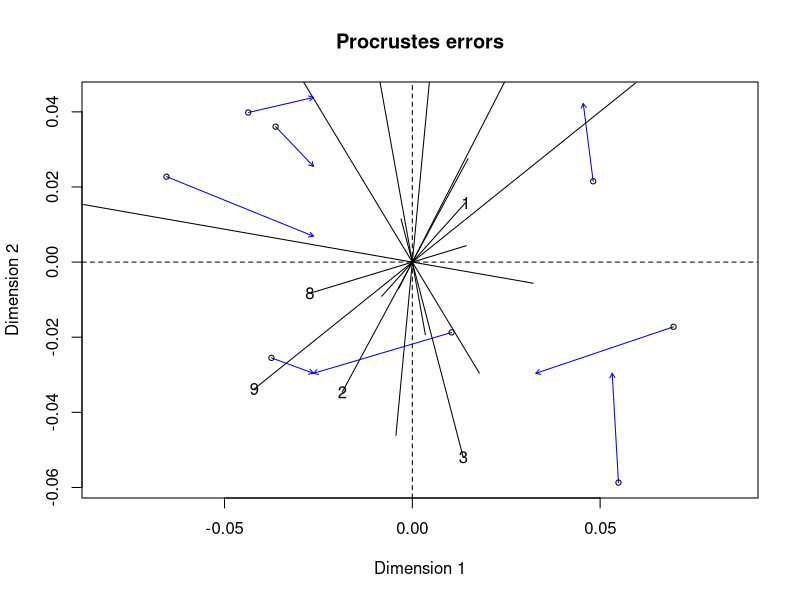
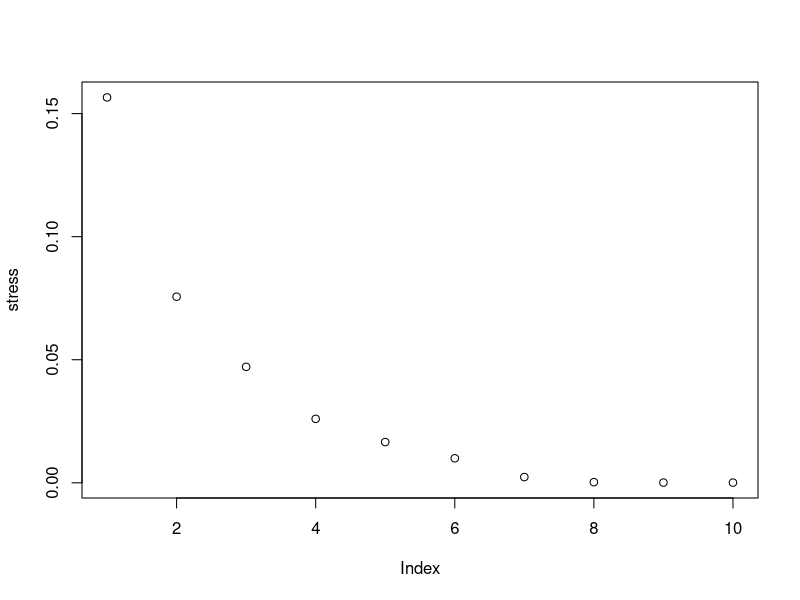
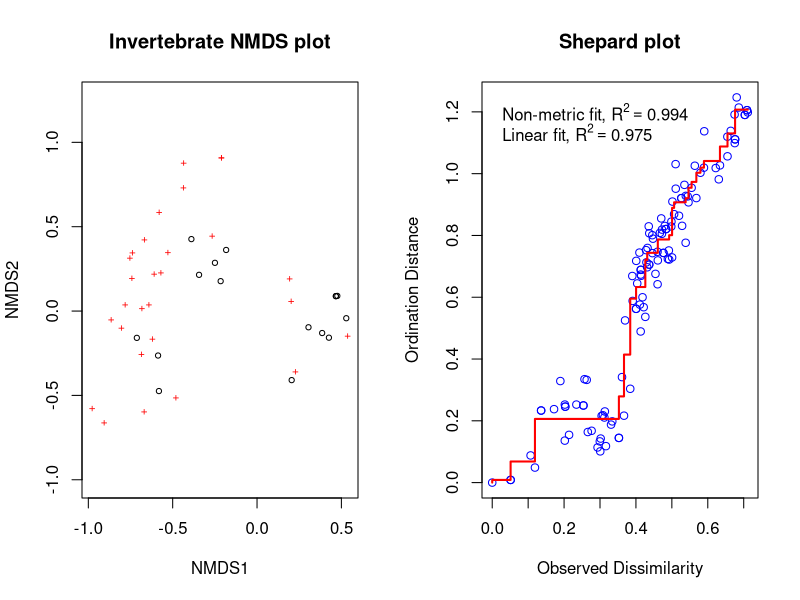

Generate these figures, in order, with R: (Note: this script raises an error after producing the figures.)
library(tidyverse)
library(lubridate)
library(vegan)
library(viridis)



# Emerging inverts 5-June-18 to 23-July-18
emerg.raw <- read.csv("Data/Emerging/Procrustes/emerging_invert_junjuly.csv")

colnames(emerg.raw)

# Sum over the visits 

df2 <- emerg.raw %>% 
  mutate(Date = dmy(Date)) %>% 
  group_by(ID, Treatment) %>%
  summarise_at(vars(Araneae:Hesperiidae), sum, na.rm = TRUE)


# output to remove OW and select taxa
write.csv(df2, "Data/Emerging/Procrustes/emerging_sum_junjuly.csv")


# Rarefied data -----------------------------------------------------------

emerging <- read.csv("Data/Emerging/Procrustes/ermerging_procrustes.csv")

aquatic <- read.csv("Data/Emerging/Procrustes/aquatic_procrustes.csv")

# Aquatic invertebrate data prep ------------------------------------------

# Split into three matrices

colnames(aquatic)

# filter the habitat type
aquatic.inv <- aquatic %>% filter(Habitat == "Invaded")
aquatic.unin <- aquatic %>% filter(Habitat == "Uninvaded")
aquatic.trt <- aquatic %>% filter(Habitat == "Treated")

# Remove empty columns
aquatic.inv <- aquatic.inv[, colSums(aquatic.inv != 0) > 0]
aquatic.unin <- aquatic.unin[, colSums(aquatic.unin  != 0) > 0]
aquatic.trt <- aquatic.trt[, colSums(aquatic.trt != 0) > 0]

# Just taxa
aquatic.inv.taxa <- aquatic.inv %>% select(Chironomidae:Leptoceridae)
aquatic.unin.taxa <- aquatic.unin %>% select(Lampyridae:Leptoceridae)
aquatic.trt.taxa <- aquatic.trt %>% select(Chironomidae:Leptoceridae)


#make proportions
colnames(aquatic.inv)

aquatic.inv.prop <- aquatic.inv.taxa/rowSums(aquatic.inv.taxa)
aquatic.unin.prop <- aquatic.unin.taxa/rowSums(aquatic.unin.taxa)
aquatic.trt.prop <- aquatic.trt.taxa/rowSums(aquatic.trt.taxa)

# uh puts them in the wrong spot
myList <- list(aquatic.inv.prop = aquatic.inv.prop, 
               aquatic.unin.prop = aquatic.unin.prop,
               aquatic.trt.prop = aquatic.trt.prop)
for(i in names(myList)){
  write.csv(myList[[i]], paste0(i,".csv"))
}


# Emerging invertebrate data prep -----------------------------------------

colnames(emerging)

# filter the habitat type
emerg.inv <- emerging %>% filter(Habitat == "Invaded")
emerg.unin <- emerging %>% filter(Habitat == "Uninvaded")
emerg.trt <- emerging %>% filter(Habitat == "Treated")

# Remove empty columns
emerg.inv <- emerg.inv[, colSums(emerg.inv != 0) > 0]
emerg.unin <- emerg.unin[, colSums(emerg.unin  != 0) > 0]
emerg.trt <- emerg.trt[, colSums(emerg.trt != 0) > 0]

# Just taxa
emerg.inv.taxa <- emerg.inv %>% select(Lampyridae:Crambidae)
emerg.unin.taxa <- emerg.unin %>% select(Lampyridae:Crambidae)
emerg.trt.taxa <- emerg.trt %>% select(Phoridae:Leptoceridae)


#make proportions - with Hellinger this part isnt required
colnames(emerg.inv)

emerg.inv.prop <- emerg.inv.taxa/rowSums(emerg.inv.taxa)
emerg.unin.prop <- emerg.unin.taxa/rowSums(emerg.unin.taxa)
emerg.trt.prop <- emerg.trt.taxa/rowSums(emerg.trt.taxa)

# or just decostand(emerg.inv.taxa, "total")

# uh puts them in the wrong spot
myList2 <- list(emerg.inv.prop = emerg.inv.prop, 
               emerg.unin.prop = emerg.unin.prop,
               emerg.trt.prop = emerg.trt.prop)
for(i in names(myList2)){
  write.csv(myList2[[i]], paste0(i,".csv"))
}

# Transform the matrices

emerg.inv.h <- decostand(emerg.inv.taxa, "hellinger")
emerg.unin.h <- decostand(emerg.unin.taxa, "hellinger")
emerg.trt.h <- decostand(emerg.trt.taxa, "hellinger")

aq.inv.h <- decostand(aquatic.inv.prop, "hellinger")
aq.unin.h <- decostand(aquatic.unin.prop, "hellinger")
aq.trt.h <- decostand(aquatic.trt.prop, "hellinger")

# Procrustes --------------------------------------------------------------

## Invaded habitat
inv.pro <- protest(emerg.inv.h, aq.inv.h)
summary(inv.pro)

inv.pro$t0 # 0.8937901 Procrustes correlation from non-permuted solution
inv.pro$signif # 0.006 #Significant of permutations (999)

plot(inv.pro)

# just proportions
inv.pro1 <- protest(emerg.inv.prop, aquatic.inv.prop)
summary(inv.pro1)
inv.pro1$t0 # 0.7285
inv.pro1$signif #0.033


# Uninvaded habitat

unin.pro <- protest(emerg.unin.h, aq.unin.h)

summary(unin.pro)

unin.pro$t0 # 0.8648073
unin.pro$signif # 0.049

# just proportions
unin.pro1 <- protest(emerg.unin.prop, aquatic.unin.prop)
summary(unin.pro1)
unin.pro1$t0 # 0.5978492
unin.pro1$signif #0.235


# Treated habitat

trt.pro <- protest(emerg.trt.h, aq.trt.h)
summary(trt.pro)

trt.pro$t0 #0.4854401
trt.pro$signif # 0.647

trt.pro1 <- protest(emerg.trt.prop, aquatic.trt.prop)
summary(trt.pro1)
trt.pro1$t0 # 0.3179
trt.pro1$signif #0.605


# NMDS -----------------------------------------------


# Invaded NMDS ------------------------------------------------------------
invaded.both <- full_join(emerg.inv, aquatic.inv)

invaded.both[is.na(invaded.both)] <- 0

write.csv(invaded.both, "Data/Emerging/Procrustes/invaded_matrix.csv")

invaded.taxa <- invaded.both %>% select(Lampyridae:Crambidae)
invaded.ev <- invaded.both %>% select(ID:Type)

invaded.taxa <- decostand(invaded.taxa, "hellinger")



k_vec <- 1:10 #dimensions 1 - 10
stress <- numeric(length(k_vec)) # stress of each model put here
dune_dij <- metaMDSdist(invaded.taxa)
set.seed(25)
for(i in seq_along(k_vec)) {
  sol <- metaMDSiter(dune_dij, k = i, # you can tell I lifted this from a tutorial on the dune package
                     trace = FALSE)
  stress[i] <- sol$stress
}

plot(stress) # Big drop after 1, lets do 2

inv.nms <- metaMDS(invaded.taxa, distance = "bray", 
                    autotransform = FALSE,  # NMDS will do autotransformations for you
                    k = 2, trymax = 1000)   # k = number of axes
inv.nms

#Data:     invaded.taxa 
#Distance: bray 

#Dimensions: 2 
#Stress:     0.1379622 
#Stress type 1, weak ties
#Two convergent solutions found after 20 tries

layout(matrix(1:2, ncol = 2))
plot(inv.nms, main = "Invertebrate NMDS plot"); stressplot(inv.nms, main = "Shepard plot")
layout(1)

inv.nms$iters #48

1-inv.nms$stress^2 #0.981

# Scores for points
scores.inv <- as.data.frame(scores(inv.nms, display = "sites"))

invaded.ev$NMDS1 <- scores.inv$NMDS1
invaded.ev$NMDS2 <- scores.inv$NMDS2

write.csv(invaded.ev, "Data/Emerging/Procrustes/invaded_NMDS_scores.csv")

# Scores for segments

emerg.inv.sc <- invaded.ev %>% filter(Type == "Emerging")

aqua.inv.sc <- invaded.ev %>% filter(Type == "Aquatic")


emerg.inv.sc <- rename(emerg.inv.sc, 
                        NMDS1e = NMDS1,
                        NMDS2e = NMDS2)

aqua.inv.sc  <- rename(aqua.inv.sc, 
                        NMDS1a = NMDS1,
                        NMDS2a = NMDS2)


emerging.inv.sc <- emerg.inv.sc %>% select(ID, Habitat, NMDS1e, NMDS2e)
aquatic.inv.sc <- aqua.inv.sc %>% select(ID, Habitat, NMDS1a, NMDS2a)

pro.inv.scores <- full_join(aquatic.inv.sc, emerging.inv.sc)

write.csv(pro.inv.scores, "Data/Emerging/Procrustes/NMDS_inv_segment_score.csv")

## Correalted vectors

taxa.axis12.inv <- envfit(inv.nms, invaded.taxa,
                           choices = c(1,2))

taxa.axis12df.inv <- data.frame((taxa.axis12.inv$vectors)$arrows,
                                 (taxa.axis12.inv$vectors)$r,
                                 (taxa.axis12.inv$vectors)$pvals)

taxa.axis12df.inv <- tibble::rownames_to_column(taxa.axis12df.inv, "Taxa")


colnames(taxa.axis12df.inv)

corrspp.axis12.inv <- taxa.axis12df.inv %>% filter(X.taxa.axis12.inv.vectors..r > 0.3)
target12.taxa.inv <- corrspp.axis12.inv$Taxa # string of the Family names


axis12.vectors.inv <- invaded.taxa %>% select(all_of(target12.taxa.inv)) # make a matrix of just those

(nmds.inv.vectors.12 <- envfit(inv.nms$points, axis12.vectors.inv,
                                permutations = 999, choices = c(1,2)))                        


corr.inv.vectors.12 <- as.data.frame(nmds.inv.vectors.12$vectors$arrows*sqrt(nmds.inv.vectors.12$vectors$r)) #scaling vectors
corr.inv.vectors.12$Taxa <- rownames(corr.inv.vectors.12)

write.csv(corr.inv.vectors.12, "Data/Emerging/Procrustes/NMDS_correlated_vector12_invaded.csv")

# Uninvaded NMDS ----------------------------------------------------------

uninvaded.both <- full_join(emerg.unin, aquatic.unin)

uninvaded.both[is.na(uninvaded.both)] <- 0

write.csv(uninvaded.both, "Data/Emerging/Procrustes/uninvaded_matrix.csv")

uninvaded.taxa <- uninvaded.both %>% select(Lampyridae:Corduliidae)
uninvaded.ev <- uninvaded.both %>% select(ID:Type)

unin.taxa <- decostand(uninvaded.taxa, "hellinger")



k_vec <- 1:10 #dimensions 1 - 10
stress <- numeric(length(k_vec)) # stress of each model put here
dune_dij <- metaMDSdist(unin.taxa )
set.seed(25)
for(i in seq_along(k_vec)) {
  sol <- metaMDSiter(dune_dij, k = i, # you can tell I lifted this from a tutorial on the dune package
                     trace = FALSE)
  stress[i] <- sol$stress
}

plot(stress) # Big drop after 1, lets do 2

unin.nms <- metaMDS(unin.taxa , distance = "bray", 
                   autotransform = FALSE,  # NMDS will do autotransformations for you
                   k = 2, trymax = 1000)   # k = number of axes
unin.nms

#Data:     unin.taxa 
#Distance: bray 

#Dimensions: 2 
#Stress:     0.1609472 
#Stress type 1, weak ties
#Two convergent solutions found after 20 tries

layout(matrix(1:2, ncol = 2))
plot(unin.nms, main = "Invertebrate NMDS plot"); stressplot(unin.nms, main = "Shepard plot")
layout(1)

unin.nms$iters #88

1-unin.nms$stress^2 #0.974

# Scores for points
scores.unin <- as.data.frame(scores(unin.nms, display = "sites"))

uninvaded.ev$NMDS1 <- scores.unin$NMDS1
uninvaded.ev$NMDS2 <- scores.unin$NMDS2

write.csv(uninvaded.ev, "Data/Emerging/Procrustes/uninvaded_NMDS_scores.csv")

# Scores for segments

emerg.unin.sc <- uninvaded.ev %>% filter(Type == "Emerging")

aqua.unin.sc <- uninvaded.ev %>% filter(Type == "Aquatic")


emerg.unin.sc <- rename(emerg.unin.sc, 
                       NMDS1e = NMDS1,
                       NMDS2e = NMDS2)

aqua.unin.sc  <- rename(aqua.unin.sc, 
                       NMDS1a = NMDS1,
                       NMDS2a = NMDS2)


emerging.unin.sc <- emerg.unin.sc %>% select(ID, Habitat, NMDS1e, NMDS2e)
aquatic.unin.sc <- aqua.unin.sc %>% select(ID, Habitat, NMDS1a, NMDS2a)

pro.unin.scores <- full_join(aquatic.unin.sc, emerging.unin.sc)

write.csv(pro.unin.scores, "Data/Emerging/Procrustes/NMDS_unin_segment_score.csv")

## Correalted vectors

taxa.axis12.unin <- envfit(unin.nms, unin.taxa,
                          choices = c(1,2))

taxa.axis12df.unin <- data.frame((taxa.axis12.unin$vectors)$arrows,
                                (taxa.axis12.unin$vectors)$r,
                                (taxa.axis12.unin$vectors)$pvals)

taxa.axis12df.unin <- tibble::rownames_to_column(taxa.axis12df.unin, "Taxa")


colnames(taxa.axis12df.unin)

corrspp.axis12.unin <- taxa.axis12df.unin %>% filter(X.taxa.axis12.unin.vectors..r > 0.3)
target12.taxa.unin <- corrspp.axis12.unin$Taxa # string of the Family names


axis12.vectors.unin <- unin.taxa %>% select(all_of(target12.taxa.unin)) # make a matrix of just those

(nmds.unin.vectors.12 <- envfit(unin.nms$points, axis12.vectors.unin,
                               permutations = 999, choices = c(1,2)))                        


corr.unin.vectors.12 <- as.data.frame(nmds.unin.vectors.12$vectors$arrows*sqrt(nmds.unin.vectors.12$vectors$r)) #scaling vectors
corr.unin.vectors.12$Taxa <- rownames(corr.unin.vectors.12)

write.csv(corr.unin.vectors.12, "Data/Emerging/Procrustes/NMDS_correlated_vector12_uninvaded.csv")


# Treated NMDS -------------------------------------------------------------

treated.both <- full_join(emerg.trt, aquatic.trt)

treated.both[is.na(treated.both)] <- 0

write.csv(treated.both, "Data/Emerging/Procrustes/treated_matrix.csv")

treated.taxa <- treated.both %>% select(Phoridae:Corduliidae)
treated.ev <- treated.both %>% select(ID:Type)

trt.taxa <- decostand(treated.taxa, "hellinger")



k_vec <- 1:10 #dimensions 1 - 10
stress <- numeric(length(k_vec)) # stress of each model put here
dune_dij <- metaMDSdist(trt.taxa)
set.seed(25)
for(i in seq_along(k_vec)) {
  sol <- metaMDSiter(dune_dij, k = i, # you can tell I lifted this from a tutorial on the dune package
                     trace = FALSE)
  stress[i] <- sol$stress
}

plot(stress) # Big drop after 1, lets do 2

trt.nms <- metaMDS(trt.taxa, distance = "bray", 
                     autotransform = FALSE,  # NMDS will do autotransformations for you
                     k = 2, trymax = 1000)   # k = number of axes
trt.nms

#Data:     trt.taxa 
#Distance: bray 

#Dimensions: 2 
#Stress:     0.07999074 
#Stress type 1, weak ties
#Two convergent solutions found after 20 tries

layout(matrix(1:2, ncol = 2))
plot(trt.nms, main = "Invertebrate NMDS plot"); stressplot(trt.nms, main = "Shepard plot")
layout(1)

trt.nms$iters #49

1-trt.nms$stress^2 #0.993

# Scores for points
scores.trt <- as.data.frame(scores(trt.nms, display = "sites"))

treated.ev$NMDS1 <- scores.trt$NMDS1
treated.ev$NMDS2 <- scores.trt$NMDS2

write.csv(treated.ev, "Data/Emerging/Procrustes/treated_NMDS_scores.csv")

# Scores for segments

emerg.trt.sc <- treated.ev %>% filter(Type == "Emerging")

aqua.trt.sc <- treated.ev %>% filter(Type == "Aquatic")


emerg.trt.sc <- rename(emerg.trt.sc, 
                          NMDS1e = NMDS1,
                          NMDS2e = NMDS2)

aqua.trt.sc  <- rename(aqua.trt.sc, 
                          NMDS1a = NMDS1,
                          NMDS2a = NMDS2)


emerging.trt.sc <- emerg.trt.sc %>% select(ID, Habitat, NMDS1e, NMDS2e)
aquatic.trt.sc <- aqua.trt.sc %>% select(ID, Habitat, NMDS1a, NMDS2a)

pro.trt.scores <- full_join(aquatic.trt.sc, emerging.trt.sc)

write.csv(pro.trt.scores, "Data/Emerging/Procrustes/NMDS_trt_segment_score.csv")

## Correalted vectors

taxa.axis12.trt <- envfit(trt.nms, trt.taxa,
                      choices = c(1,2))

taxa.axis12df.trt <- data.frame((taxa.axis12.trt$vectors)$arrows,
                            (taxa.axis12.trt$vectors)$r,
                            (taxa.axis12.trt$vectors)$pvals)

taxa.axis12df.trt <- tibble::rownames_to_column(taxa.axis12df.trt, "Taxa")


colnames(taxa.axis12df.trt)

corrspp.axis12.trt <- taxa.axis12df.trt %>% filter(X.taxa.axis12.trt.vectors..r > 0.3)
target12.taxa.trt <- corrspp.axis12.trt$Taxa # string of the Family names


axis12.vectors.trt <- trt.taxa%>% select(all_of(target12.taxa.trt )) # make a matrix of just those

(nmds.trt.vectors.12 <- envfit(trt.nms$points, axis12.vectors.trt,
                              permutations = 999, choices = c(1,2)))                        


corr.trt.vectors.12 <- as.data.frame(nmds.trt.vectors.12$vectors$arrows*sqrt(nmds.trt.vectors.12$vectors$r)) #scaling vectors
corr.trt.vectors.12$Taxa <- rownames(corr.trt.vectors.12)

write.csv(corr.trt.vectors.12, "Data/Emerging/Procrustes/NMDS_correlated_vector12_treated.csv")


# NMDS all data together --------------------------------------------------


# put the data together

invert.taxa <- full_join(emerging, aquatic)

invert.taxa[is.na(invert.taxa)] <- 0

write.csv(invert.taxa, "Data/Emerging/Procrustes/invertebrates_combined.csv")

colnames(invert.taxa)

taxa.in <- invert.taxa %>% select(Lampyridae:Limnephilidae)
env.in <- invert.taxa  %>% select(ID:Type)

## NMDS 

invert.h <- decostand(taxa.in, "hellinger")


k_vec <- 1:10 #dimensions 1 - 10
stress <- numeric(length(k_vec)) # stress of each model put here
dune_dij <- metaMDSdist(invert.h)
set.seed(25)
for(i in seq_along(k_vec)) {
  sol <- metaMDSiter(dune_dij, k = i, # you can tell I lifted this from a tutorial on the dune package
                     trace = FALSE)
  stress[i] <- sol$stress
}

plot(stress) # Big drop after 1, lets do 2

emerg.nms <- metaMDS(invert.h, distance = "bray", 
                    autotransform = FALSE,  # NMDS will do autotransformations for you
                    k = 2, trymax = 1000)   # k = number of axes
emerg.nms

#Data:     invert.h 
#Distance: bray 

#Dimensions: 2 
#Stress:     0.1439528 
#Stress type 1, weak ties
#Two convergent solutions found after 50 tries

layout(matrix(1:2, ncol = 2))
plot(emerg.nms, main = "Invertebrate NMDS plot"); stressplot(emerg.nms, main = "Shepard plot")
layout(1)

# Scores for points
scores <- as.data.frame(scores(emerg.nms, display = "sites"))

env.in$NMDS1 <- scores$NMDS1
env.in$NMDS2 <- scores$NMDS2

write.csv(env.in, "Data/Emerging/Procrustes/both_NMDS.csv")


# Scores for segments

emerg.invert.sc <- env.in %>% filter(Type == "Emerging")

aqua.invert.sc <- env.in %>% filter(Type == "Aquatic")

emerg.invert.sc <- rename(emerg.invert.sc, 
       NMDS1e = NMDS1,
       NMDS2e = NMDS2)

aqua.invert.sc  <- rename(aqua.invert.sc , 
                          NMDS1a = NMDS1,
                          NMDS2a = NMDS2)



emerging.sc <- emerg.invert.sc %>% select(ID, Habitat, NMDS1e, NMDS2e)
aquatic.sc <- aqua.invert.sc %>% select(ID, Habitat, NMDS1a, NMDS2a)

pro.scores <- full_join(aquatic.sc, emerging.sc)

write.csv(pro.scores, "Data/Emerging/Procrustes/NMDS_scores_segment.csv")


## Correlated vectors

taxa.axis12 <- envfit(emerg.nms, taxa.in,
                           choices = c(1,2))

taxa.axis12df <- data.frame((taxa.axis12$vectors)$arrows,
                                 (taxa.axis12$vectors)$r,
                                 (taxa.axis12$vectors)$pvals)

taxa.axis12df <- tibble::rownames_to_column(taxa.axis12df, "Taxa")


colnames(taxa.axis12df)

corrspp.axis12 <- taxa.axis12df %>% filter(X.taxa.axis12.vectors..r > 0.3)
target12.taxa <- corrspp.axis12$Taxa # string of the Family names


axis12.vectors.c3 <- taxa.in %>% select(all_of(target12.taxa)) # make a matrix of just those

(nmds.c3.vectors.12 <- envfit(emerg.nms$points, axis12.vectors.c3,
                              permutations = 999, choices = c(1,2)))                        


corr.c3.vectors.12 <- as.data.frame(nmds.c3.vectors.12$vectors$arrows*sqrt(nmds.c3.vectors.12$vectors$r)) #scaling vectors
corr.c3.vectors.12$Taxa <- rownames(corr.c3.vectors.12)

write.csv(corr.c3.vectors.12, "Data/Emerging/Procrustes/NMDS_correlated_vector12.csv")

# Figures -----------------------------------------------------------------


# Invaded NMDS figure -----------------------------------------------------

inv.scores <- read.csv("Data/Emerging/Procrustes/invaded_NMDS_scores.csv")
inv.segment <- read.csv("Data/Emerging/Procrustes/NMDS_inv_segment_score.csv")
inv.vector <- read.csv("Data/Emerging/Procrustes/NMDS_correlated_vector12_invaded.csv")


inv.nms <- ggplot(data = inv.scores,
                   aes(x = NMDS1, y = NMDS2)) +
  geom_point(data = inv.scores, 
             aes(x = NMDS1, 
                 y = NMDS2,
                 shape = Type,
                 stroke = 1.5),
             size = 7,
             fill = "#440C53",
             alpha = 0.7) +
  geom_segment(data = inv.segment, 
               aes(x = NMDS1a, xend = NMDS1e, y = NMDS2a, yend = NMDS2e), 
               arrow = arrow(length = unit(0.5, "cm")),
               size = 1, linetype = 2,
               colour = "#440C53") + 
  geom_segment(data = inv.vector, 
               aes(x = 0, xend = MDS1, y = 0, yend = MDS2), 
               arrow = arrow(length = unit(0.5, "cm")), colour = "black",
               size = 1) +
  geom_label_repel(data = inv.vector, 
                   aes(x = MDS1, y = MDS2, label = Taxa),
                   color = "black",
                   size = 5,
                   force = 2) +
  theme_minimal() + # no background
  theme(panel.border = element_rect(fill = NA)) + 
  xlab("NMDS 1") +
  ylab("NMDS 2") +
  scale_shape_manual(name = " ",
                     labels = c("Aquatic",
                                "Emerging"),
                     values = c(21, 24, 22)) +
  ggtitle("Invaded sites") +
  ylim(-1, 1) +
  xlim(-1, 1) +
  theme(legend.position = "bottom")

inv.nms 


# Uninvaded NMDS figure ---------------------------------------------------

unin.scores <- read.csv("Data/Emerging/Procrustes/uninvaded_NMDS_scores.csv")
unin.segment <- read.csv("Data/Emerging/Procrustes/NMDS_unin_segment_score.csv")
unin.vector <- read.csv("Data/Emerging/Procrustes/NMDS_correlated_vector12_uninvaded.csv")

unin.nms <- ggplot(data = unin.scores,
                  aes(x = NMDS1, y = NMDS2)) +
  geom_point(data = unin.scores, 
             aes(x = NMDS1, 
                 y = NMDS2,
                 shape = Type,
                 stroke = 1.5),
             size = 7,
             fill = "#FDE825",
             alpha = 0.7) +
  geom_segment(data = unin.segment, 
               aes(x = NMDS1a, xend = NMDS1e, y = NMDS2a, yend = NMDS2e), 
               arrow = arrow(length = unit(0.5, "cm")),
               size = 1, linetype = 2,
               colour = "#FDE825") + 
  geom_segment(data = unin.vector, 
               aes(x = 0, xend = MDS1, y = 0, yend = MDS2), 
               arrow = arrow(length = unit(0.5, "cm")), colour = "black",
               size = 1) +
  geom_label_repel(data = unin.vector, 
                   aes(x = MDS1, y = MDS2, label = Taxa),
                   color = "black",
                   size = 5, force = 2) +
  theme_minimal() + # no background
  theme(panel.border = element_rect(fill = NA)) + 
  xlab("NMDS 1") +
  ylab("NMDS 2") +
  scale_shape_manual(name = " ",
                     labels = c("Aquatic",
                                "Emerging"),
                     values = c(21, 24, 22)) +
  ggtitle("Remnant marsh sites") +
  ylim(-1, 1) +
  xlim(-1, 1) +
  theme(legend.position = "bottom")

unin.nms 



# Treated NMDS figure -----------------------------------------------------

trt.scores <- read.csv("Data/Emerging/Procrustes/treated_NMDS_scores.csv")
trt.segment <- read.csv("Data/Emerging/Procrustes/NMDS_trt_segment_score.csv")
trt.vector <- read.csv("Data/Emerging/Procrustes/NMDS_correlated_vector12_treated.csv")


trt.nms <- ggplot(data = trt.scores,
                     aes(x = NMDS1, y = NMDS2)) +
  geom_point(data = trt.scores, 
             aes(x = NMDS1, 
                 y = NMDS2,
                 shape = Type,
                 stroke = 1.5),
             size = 7,
             fill = "#24908C",
             alpha = 0.7) +
  geom_segment(data = trt.segment, 
               aes(x = NMDS1a, xend = NMDS1e, y = NMDS2a, yend = NMDS2e), 
               arrow = arrow(length = unit(0.5, "cm")),
               size = 1, linetype = 2,
               colour = "#24908C") + 
  geom_segment(data = trt.vector, 
               aes(x = 0, xend = MDS1, y = 0, yend = MDS2), 
               arrow = arrow(length = unit(0.5, "cm")), colour = "black",
               size = 1) +
  geom_label_repel(data = trt.vector, 
                   aes(x = MDS1, y = MDS2, label = Taxa),
                   color = "black",
                   size = 5,
                   force = 2) +
  theme_minimal() + # no background
  theme(panel.border = element_rect(fill = NA)) + 
  xlab("NMDS 1") +
  ylab("NMDS 2") +
  scale_shape_manual(name = " ",
                     labels = c("Aquatic",
                                "Emerging"),
                     values = c(21, 24, 22)) +
  ggtitle("Herbicide-treated sites") +
  ylim(-1, 1) +
  xlim(-1, 1) +
  theme(legend.position = "bottom")

trt.nms 


# Patchwork panel ---------------------------------------------------------

library(patchwork)

unin.nms + inv.nms + trt.nms

nmds.panle <- ggarrange(unin.nms, inv.nms, trt.nms,
          ncol = 3,
          labels = "AUTO")

ggsave("Figures/NMDS_emerg_aquatic_panel.jpeg")


# All NMDS together -------------------------------------------------------

colours = c("Invaded" = "#440C53",
            "Treated" = "#24908C",
            "Uninvaded" = "#FDE825")


invert.sc <- read.csv("Data/Emerging/Procrustes/both_NMDS.csv")
invert.seg <- read.csv("Data/Emerging/Procrustes/NMDS_scores_segment.csv")
vectors <- read.csv("Data/Emerging/Procrustes/NMDS_correlated_vector12.csv")

colnames(invert.seg)

pro.figure <- ggplot(data = invert.sc,
                     aes(x = NMDS1, y = NMDS2)) +
  geom_point(data = invert.sc, 
             aes(x = NMDS1, 
                 y = NMDS2, 
                 fill = Habitat, 
                 shape = Type,
                 stroke = 1.5),
             size = 5) +
  geom_segment(data = invert.seg, 
               aes(x = NMDS1a, xend = NMDS1e, y = NMDS2a, yend = NMDS2e,
                   colour = Habitat), 
               arrow = arrow(length = unit(0.5, "cm")),
               size = 1, linetype = 2) + 
  geom_segment(data = vectors, 
               aes(x = 0, xend = MDS1, y = 0, yend = MDS2), 
               arrow = arrow(length = unit(0.5, "cm")), colour = "black",
               size = 0.5) +
  geom_label_repel(data = vectors, 
                   aes(x = MDS1, y = MDS2, label = Taxa),
                   color = "black",
                   size = 5) +
  theme_minimal() + # no background
  theme(panel.border = element_rect(fill = NA)) + 
  xlab("NMDS 1") +
  ylab("NMDS 2") +
  scale_fill_manual(values = colours) +
  scale_colour_manual(values = colours) +
  scale_shape_manual(values = c(21, 24, 22)) +
  guides(fill = guide_legend(override.aes = list(colour = colours)))

pro.figure

ggsave("Figures/procruestes_NMDS.jpeg")
